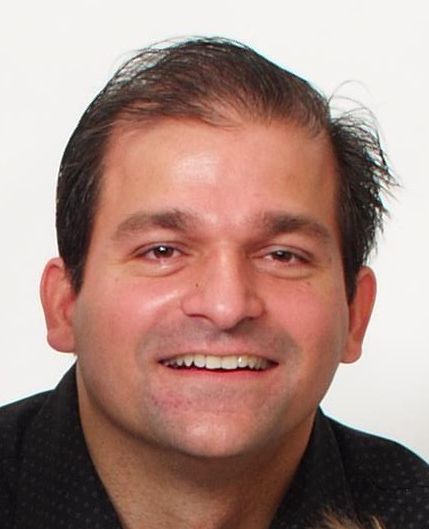
#> input picture tmp/pdfs/resume-photo.jpg, 429 x 529 px
$ python build_resume_docx.py
#> lines starting #> are read from the running program, lines starting #| are printed output that depends on the picture; after the words box and inside, x2 and y2 are one past the last pixel; in counts of white or black regions, pixels touching at a corner belong together
from pathlib import Path

from PIL import Image, ImageDraw
from docx import Document
from docx.enum.section import WD_SECTION
from docx.enum.table import WD_CELL_VERTICAL_ALIGNMENT, WD_ROW_HEIGHT_RULE
from docx.enum.text import WD_ALIGN_PARAGRAPH, WD_BREAK, WD_LINE_SPACING
from docx.oxml import OxmlElement
from docx.oxml.ns import qn
from docx.shared import Inches, Pt, RGBColor


ROOT = Path(__file__).resolve().parent
OUT_DIR = ROOT / "output" / "docx"
OUT_DIR.mkdir(parents=True, exist_ok=True)
PHOTO_SRC = ROOT / "tmp" / "pdfs" / "resume-photo.jpg"
PHOTO_CIRCLE = ROOT / "tmp" / "qa-docx" / "resume-photo-circle.png"
OUTPUT = OUT_DIR / "anand-sharma-resume.docx"

ACCENT = "35B4DE"
TEXT = "25282A"
MUTED = "6D7377"
WHITE = "FFFFFF"
FONT = "Courier New"


# [130 lines left out: functions set_run_font, set_paragraph_border, remove_borders, set_paragraph_shading, set_cell_borders, set_cell_width and 3 more, not called in this run]


def make_circle_photo():
    image = Image.open(PHOTO_SRC).convert("RGB")
#> image is the input picture: PIL image 429x529 RGB; mean R, G, B 168.4, 137.3, 128.7
    side = min(image.size)
#> side = 429
    left = (image.width - side) // 2
#> left = 0
    top = max(0, (image.height - side) // 2 - 35)
#> top = 15
    top = min(top, image.height - side)
    image = image.crop((left, top, left + side, top + side)).resize((600, 600), Image.Resampling.LANCZOS)
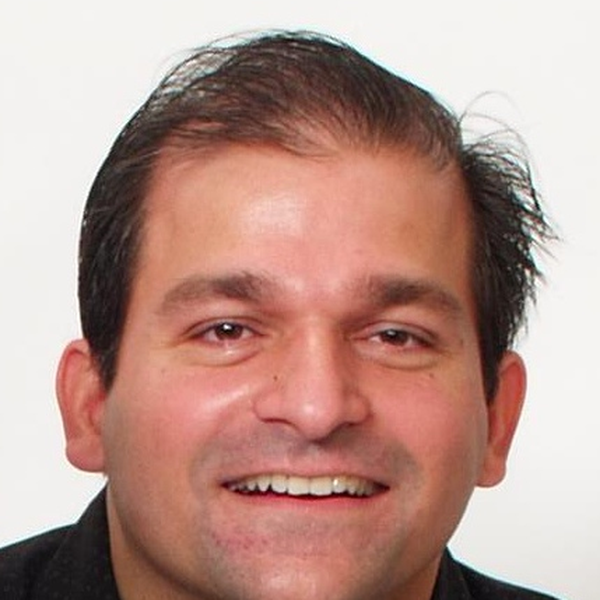
#> image: PIL image 600x600 RGB; mean R, G, B 185.6, 151.4, 142.4
    rgba = image.convert("RGBA")
    mask = Image.new("L", rgba.size, 0)
#> mask: PIL image 600x600 L; every value is 0
    ImageDraw.Draw(mask).ellipse((8, 8, 592, 592), fill=255)
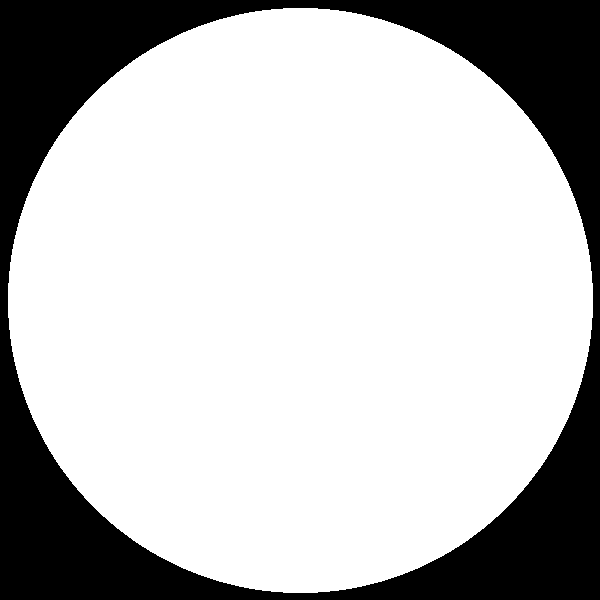
#> mask: PIL image 600x600 L; 74.6% white; 1 black region, box (x1, y1, x2, y2) and area: (0, 0, 600, 600) 91311
    rgba.putalpha(mask)
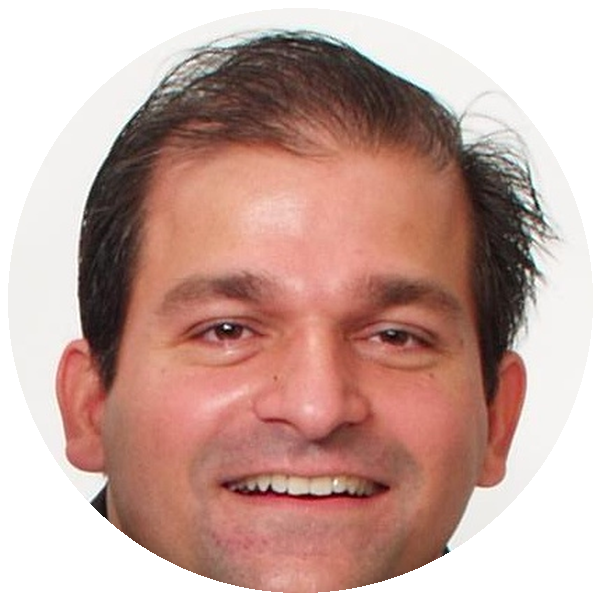
#> rgba: PIL image 600x600 RGBA; mean R, G, B, A 185.6, 151.4, 142.4, 190.3; transparent parts drawn white
    canvas = Image.new("RGBA", rgba.size, (255, 255, 255, 0))
    canvas.alpha_composite(rgba)
    draw = ImageDraw.Draw(canvas)
    draw.ellipse((8, 8, 592, 592), outline=(37, 40, 42, 255), width=5)
    PHOTO_CIRCLE.parent.mkdir(parents=True, exist_ok=True)
    canvas.save(PHOTO_CIRCLE)
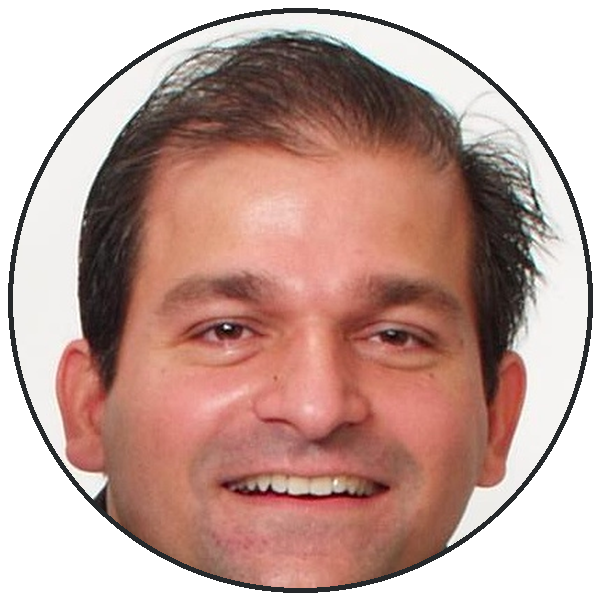
#> saved as resume-photo-circle.png: PIL image 600x600 RGBA; mean R, G, B, A 193.4, 160.7, 152.6, 190.3; transparent parts drawn white


# [115 lines left out: functions configure_styles, add_plain_paragraph, add_section_heading, add_bullet, add_role, add_company, not called in this run]


def build_document():
    make_circle_photo()
    doc = Document()
    configure_styles(doc)
    section = doc.sections[0]
    section.page_width = Inches(8.5)
    section.page_height = Inches(11)
    section.left_margin = Inches(0.62)
    section.right_margin = Inches(0.62)
    section.top_margin = Inches(0.52)
    section.bottom_margin = Inches(0.55)
    section.header_distance = Inches(0.0)
    section.footer_distance = Inches(0.23)
    section.gutter = Inches(0)

    # Full-width cyan rule at the top of every page.
    header = section.header
    hp = header.paragraphs[0]
    hp.paragraph_format.space_before = Pt(0)
    hp.paragraph_format.space_after = Pt(0)
    hp.paragraph_format.line_spacing = 1.0
    hp.paragraph_format.left_indent = Inches(-0.62)
    hp.paragraph_format.right_indent = Inches(-0.62)
    hp.paragraph_format.line_spacing = Pt(3)
    set_paragraph_shading(hp, ACCENT)
    hp.add_run(" ")

    footer = section.footer
    fp = footer.paragraphs[0]
    fp.alignment = WD_ALIGN_PARAGRAPH.CENTER
    fp.paragraph_format.space_before = Pt(0)
    fp.paragraph_format.space_after = Pt(0)
    add_page_field(fp)

    # Resume masthead with an editable text block and a circular image.
    table = doc.add_table(rows=1, cols=2)
    table.autofit = False
    table.allow_autofit = False
    row = table.rows[0]
    row.height_rule = WD_ROW_HEIGHT_RULE.AT_LEAST
    left, right = row.cells
    set_cell_width(left, 6.05)
    set_cell_width(right, 1.21)
    for cell in (left, right):
        cell.vertical_alignment = WD_CELL_VERTICAL_ALIGNMENT.TOP
        set_cell_borders(cell)
        set_cell_margins(cell, top=0, start=0, bottom=0, end=0)

    p = left.paragraphs[0]
    p.style = doc.styles["Title"]
    p.paragraph_format.space_before = Pt(0)
    p.paragraph_format.space_after = Pt(2)
    p.paragraph_format.line_spacing = 1.0
    remove_borders(p)
    set_run_font(p.add_run("Anand Sharma"), size=22, bold=True, color=TEXT)

    p = left.add_paragraph()
    p.paragraph_format.space_before = Pt(0)
    p.paragraph_format.space_after = Pt(0)
    p.paragraph_format.line_spacing = 1.0
    set_run_font(p.add_run("Architect / Senior Staff Engineer"), size=10.5, bold=True, color=TEXT)

    p = left.add_paragraph()
    p.paragraph_format.space_before = Pt(0)
    p.paragraph_format.space_after = Pt(0)
    p.paragraph_format.line_spacing = 1.0
    set_run_font(p.add_run("Staff Software Engineer, Solutions Architect, DevOps, AI-Pilled"), size=10.5, color=TEXT)

    for contact in ("Austin, TX", "(408) 597-7614", "anand.sharma@gmail.com"):
        p = left.add_paragraph()
        p.paragraph_format.left_indent = Inches(0.13)
        p.paragraph_format.first_line_indent = Inches(-0.09)
        p.paragraph_format.space_before = Pt(0)
        p.paragraph_format.space_after = Pt(0)
        p.paragraph_format.line_spacing = 1.0
        set_run_font(p.add_run("•  "), size=10.5, color=TEXT)
        set_run_font(p.add_run(contact), size=10.5, color=TEXT)
    p = left.add_paragraph()
    p.paragraph_format.left_indent = Inches(0.13)
    p.paragraph_format.first_line_indent = Inches(-0.09)
    p.paragraph_format.space_before = Pt(0)
    p.paragraph_format.space_after = Pt(0)
    p.paragraph_format.line_spacing = 1.0
    set_run_font(p.add_run("•  "), size=10.5, color=TEXT)
    add_hyperlink(p, "LinkedIn", "https://www.linkedin.com/in/indrayam/", color=TEXT, underline=False)

    p = right.paragraphs[0]
    p.alignment = WD_ALIGN_PARAGRAPH.CENTER
    p.paragraph_format.space_before = Pt(0)
    p.paragraph_format.space_after = Pt(0)
    picture_run = p.add_run()
    picture = picture_run.add_picture(str(PHOTO_CIRCLE), width=Inches(1.18))
    picture._inline.docPr.set("title", "Anand Sharma portrait")
    picture._inline.docPr.set("descr", "Portrait of Anand Sharma")

    spacer = doc.add_paragraph()
    spacer.paragraph_format.space_before = Pt(0)
    spacer.paragraph_format.space_after = Pt(0)
    spacer.paragraph_format.line_spacing = 1.0

    add_section_heading(doc, "Summary")
    p = doc.add_paragraph()
    p.paragraph_format.space_before = Pt(0)
    p.paragraph_format.space_after = Pt(4)
    p.paragraph_format.line_spacing = 1.03
    add_hyperlink(p, "Software architect", "https://resume.indrayam.com/architect.html", color=TEXT, underline=False)
    set_run_font(p.add_run(" who still believes the Unix terminal is the most elegant interface ever invented. I started in graduate school with an SGI workstation running IRIX; more than two decades later, I bring that same instinct to my work at Cisco, where I build enterprise DevOps and developer-platform systems used by 30,000+ engineers. My focus is making complex software delivery feel simple - from CI/CD, release orchestration, and cloud-native architecture to AI-assisted tools and multi-agent systems. I care deeply about the details, but I also understand the importance of zooming out - distilling the essence of the problem, its context, and its possibilities so others can see what matters."), size=10.5, color=TEXT)
    add_plain_paragraph(doc, "I like to build things, evangelize the ideas behind them, and inspire the people around me to make things that matter.", after=4)

    add_section_heading(doc, "Key Achievements")
    achievements = [
        "Invited to present at the prestigious Cisco Live 2017 and Cisco Live 2016 events on advancements in DevOps and Enterprise Class Continuous Delivery.",
        "Led Cisco IT's first Software Developer Experience as a Thought Leader, Evangelist, and Solutions Architect.",
        "Innovated development of Cisco's first centrally managed Continuous Delivery Platform.",
        "Architected the first customer-facing Enterprise App Store for Cisco's Cius product.",
        "Created the first Social Computing Platform for Cisco.",
        "Oversaw development of the first Cisco API Management Platform, featuring a customer-facing API Console.",
    ]
    for item in achievements:
        add_bullet(doc, item)

    add_section_heading(doc, "Experience")
    add_company(doc, "Cisco Systems")
    add_role(doc, "Senior Staff Software Engineer", job_title="Sr. Staff Software Engineer (Enterprise DevOps-as-a-Service)", dates="February 2023 - Present", location="Austin, Texas Metropolitan Area - Remote", bullets=[
        "Lead efforts to standardize an enterprise-scale PPM tool for Operations and Engineering, including conducting a thorough analysis of Aha!, Atlassian Jira Align, and ServiceNow.",
        "Drive widespread adoption of Jira Align across multiple teams following a presentation to the COO on key findings.",
        "Investigate solutions to modernize the stack, reduce technical debt, and offer a frictionless experience for the 25K+ Cisco employees across Engineering, Customer Support, and Operations, replacing a homegrown tool for defect lifecycle management.",
    ])
    add_role(doc, "Staff Software Engineer", dates="January 2022 - February 2023", location="Austin, Texas - Remote", bullets=[
        "Spearhead the definition, design, documentation, and delivery of cutting-edge software delivery (Enterprise DevOps) tools and experiences to a team of over 30K software engineers.",
        "Shape enterprise-wide decision-making by presenting frequent, impactful strategic and operational updates related to services and service offerings to Senior IT Leadership.",
        "Provide insightful thought leadership and technical solutions while evangelizing solutions to Cisco IT customers.",
        "Reduced costs by launching the Cisco FCS Software Distribution solution using Dev Hub Download to support shipping FCS binaries as container images instead of paying Cloud Providers to host FCS container images.",
    ])
    add_role(doc, "Senior DevOps Architect", job_title="Sr. Solutions Architect, DevOps", dates="February 2019 - January 2022", location="Raleigh, North Carolina - On-site", bullets=[
        "Introduced first-of-its-kind Code Analytics tool to measure software delivery performance (quality, security, and release metrics) for over approximately 17K unique software, enabling 1K+ engineers to track progress on DevSecOps metrics.",
        "Increased adoption of Cisco IT CI/CD practices for software delivery to 90% across the organization.",
        "Boosted the percentage of IT applications deployed into production with unit tests from 7% to 66% and improved unit test coverage for applications by 600%.",
        "Led event-driven microservices architecture build using a Java SpringBoot, Kafka, Redis, and Angular UX stack.",
    ])
    add_role(doc, "DevOps Architect", job_title="IT Architect, DevOps", dates="January 2018 - February 2019", location="Raleigh, North Carolina - On-site", bullets=[
        "Drove delivery of approximately 50K software promotions to higher lifecycle environments by creating Code Release as a single software release orchestrator to deliver software using any deployment tool anywhere.",
        "Grew total raw Production Deployments number by 90% and increased median daily Production Deployments by approximately 300% to approximately 100 per day.",
        "Reduced software promotion times to approximately 10 minutes, which improved Deployment Frequency DORA metrics for Cisco IT.",
        "Led event-driven microservices architecture build using a Java SpringBoot, Kafka, Redis, Argo Workflow, and React-based UX stack.",
    ])
    add_role(doc, "DevOps Architect", job_title="IT Architect, DevOps", dates="March 2016 - January 2018", location="Raleigh, North Carolina - On-site", bullets=[
        "Led Cisco IT's first-ever Software Developer Experience Portal as a Thought Leader, Evangelist, and Solutions Architect. The Software Developer Experience removes friction and contextual work for the developer, allowing them to continue to focus on building software.",
        "Improved the Lead Time for Changes DORA metric by reducing self-service requests to approximately 5 minutes, resulting in the self-service of approximately 22K CRUD requests across 4K+ unique Software Engineers using Code Console in 2018.",
        "Oversaw event-driven Microservices architecture built using Java SpringBoot, MongoDB, Redis, and React-based UX stack.",
    ])
    add_role(doc, "DevOps Architect", job_title="IT Architect, API Management", dates="February 2014 - March 2016", location="Raleigh, North Carolina - On-site", bullets=[
        "Launched Cisco IT's first Continuous Delivery Platform with a mix of open-source and commercial tools, resulting in approximately 90% adoption of CI/CD tools and mature software engineering practices to deliver software.",
        "Partnered with Cisco IT Delivery Organizations to successfully deliver an enterprise-wide Continuous Delivery solution that scaled across approximately 100 IT Services and approximately 2,000 IT Applications.",
        "Enhanced deployment of IT Apps into production with Unit Tests from less than 10% to 60%+ by building a homegrown solution to handle continuous delivery of Oracle software, addressing a gap in Oracle's existing offerings. This solution is currently used by 90% of Cisco teams for 100+ deployments a day.",
        "Delivered a series of core DevOps tools including GitHub SaaS, GitHub Enterprise, CloudBees Jenkins, Artifactory, SonarQube, Spinnaker, and CloudBees CDRO.",
    ])
    add_role(doc, "Information Technology System Architect", dates="July 2010 - February 2014", location="Raleigh, North Carolina - On-site", description="No detailed description was surfaced in the current LinkedIn profile.")
    add_role(doc, "Information Technology Technical Lead", job_title="IT Technical Leader, Web 2.0 (Customer Advocacy IT Team)", dates="September 2005 - July 2010", location="San Jose, California - On-site", description="No detailed description was surfaced in the current LinkedIn profile.")
    add_role(doc, "Information Technology Engineer", job_title="IT Software Engineer (Cisco Advanced Services IT Team)", dates="August 2001 - September 2005", location="San Jose, California - On-site", bullets=[
        "Architected and designed web-based applications for the Advanced Services business unit.",
        "Developed web-based application services on the J2EE platform, primarily using open-source MVC frameworks such as Struts and WebWork.",
        "Continued to act in the capacity of System Administrator of the Professional Services Automation application. Member of the core team responsible for both the US and Global launch of this application.",
        "Provided 24x7 systems and application administrative support to all AS-IT applications, including ASA (Advanced Services Automation) and ASAP (Advanced Services Account Portal).",
    ])
    add_role(doc, "Information Technology Analyst", dates="February 2001 - August 2001", bullets=[
        "Responsible for understanding business needs and assisted in authoring business requirements documents (BRDs).",
        "Worked with the Technical Lead in authoring Systems Requirement Documents (SRDs).",
        "Assisted in the formulation of testing and quality assurance scripts and plans for applications.",
    ])

    add_company(doc, "Avaya")
    add_role(doc, "Web Architect", dates="March 2000 - February 2001", description="The New Technology/Architecture group architected the various components of the e-business infrastructure. It was also responsible for researching new technologies with the aim of building world-class e-business services for customers.", bullets=[
        "Researched ways to make Avaya's e-business applications WAP-enabled and researched new publishing frameworks based on Java and XSLT technologies.",
    ])

    add_company(doc, "Lucent Technologies")
    add_role(doc, "IT Software Engineer", dates="January 1999 - February 2001", bullets=[
        "Played a lead role in designing and developing Lucent's first Single Sign-on solution for external web applications, leveraging the Netegrity SiteMinder solution.",
    ])
    add_role(doc, "Web Technical Leader", dates="February 1999 - March 2000", description="Customer Self Support (support.lucent.com) was an extremely busy site. As the lead developer of the first SSO pilot, took on the added responsibility of leading the effort to migrate the entire application into an NES presentation layer, NAS (Netscape Application Server) business-logic layer, and Oracle 7.3.x data layer framework.", bullets=[
        "Led a team of three developers and rewrote all server-side programs into Java applogics.",
        "Administered the development NES/NAS/Oracle environment for the CSS project.",
    ])

    add_company(doc, "Arizona State University")
    add_role(doc, "IS Lab Lead", dates="May 1996 - December 1998", description="The IS Lab catered to the technology needs of Arizona State instructors and students. It focused on helping the community embrace new and upcoming technologies in education.", bullets=[
        "Worked on projects involving web applications, proofs of concept for new technologies and products, and helping IS Lab customers get introduced to them.",
    ])

    add_section_heading(doc, "Education")
    add_role(doc, "Master of Computer Science, Software Engineering", description="Arizona State University - Tempe, AZ")
    add_role(doc, "Master of Science, Industrial Engineering", description="Arizona State University - Tempe, AZ")

    add_section_heading(doc, "Awards and Presentations")
    add_role(doc, "2018 Gold Stevie Winner", description="Enterprise Software Release Digitization, Secure DevOps")
    add_role(doc, "Cisco Live 2016", description='Panel discussion: "Addressing the What\'s, Why\'s and How\'s in the New World of DevOps"')
    add_role(doc, "Cisco Live 2017", description='Presentation: "Enterprise Class Continuous Delivery"')
    add_role(doc, "Cloud Identity Summit 2012 - Vail, CO", description='Presentation: "Who Says Elephant Can\'t Dance? Securely Externalizing APIs @ Cisco" hosted by Ping Identity')

    # Keep the document free of Word's default editing metadata.
    core = doc.core_properties
    core.title = "Anand Sharma Resume"
    core.subject = "Editable resume"
    core.author = "Anand Sharma"
    core.keywords = "resume, software architect, DevOps"
    doc.save(OUTPUT)
    print(OUTPUT)


if __name__ == "__main__":
    build_document()
#> (the call stopped at in build_document, `doc = Document()`: docx is not available in this run)
